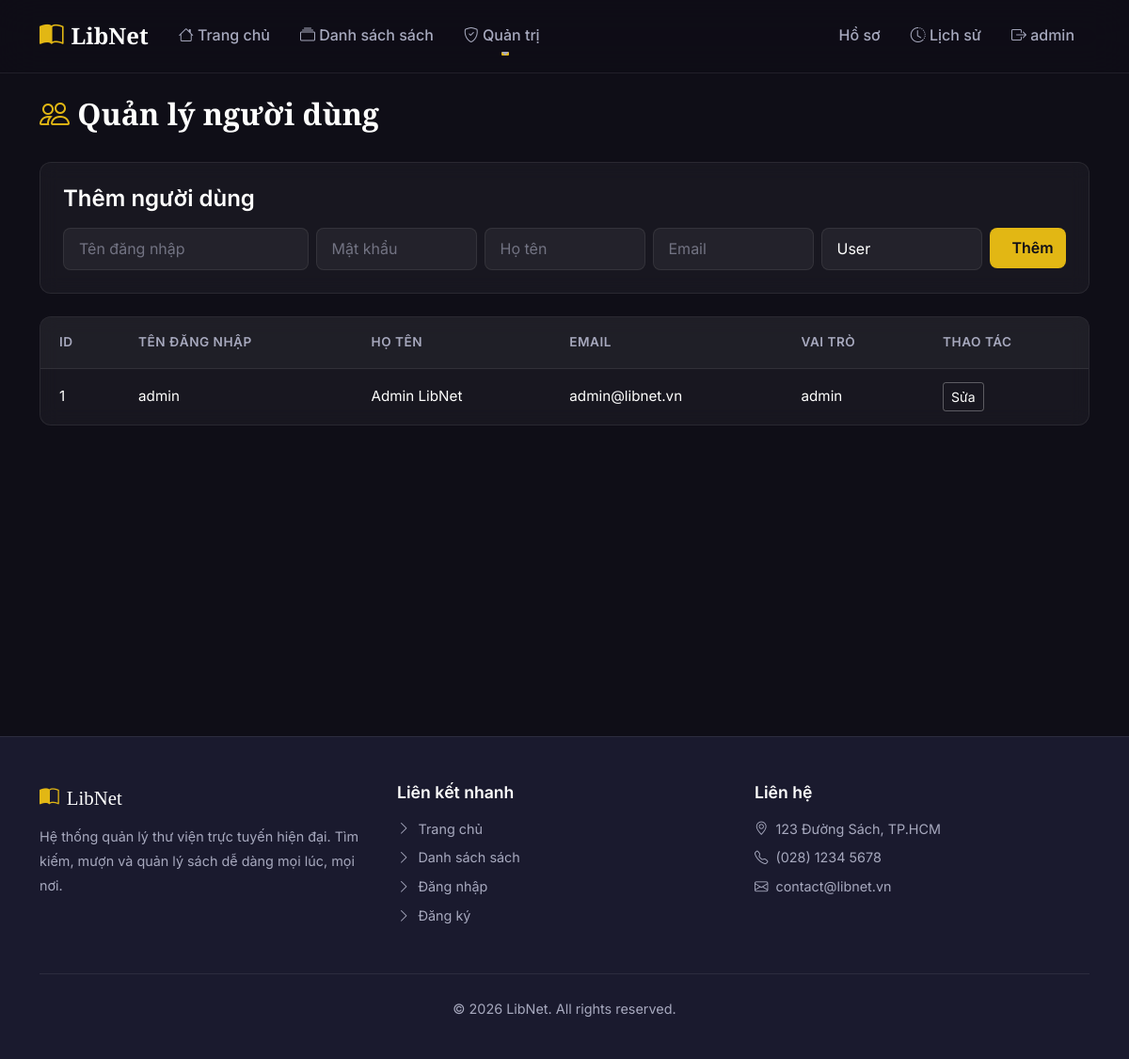
The app's page /admin/users (signed in) with its own data.
### app/models.py (models this page shows)
class User(UserMixin, db.Model):
    id = db.Column(db.Integer, primary_key=True)
    username = db.Column(db.String(150), unique=True, nullable=False)
    password = db.Column(db.String(150), nullable=False) # Will store MD5 hashes (vulnerable)
    role = db.Column(db.String(50), default='user') # 'admin' or 'user'
    avatar = db.Column(db.String(255), default='default.svg')
    full_name = db.Column(db.String(150), nullable=True)
    email = db.Column(db.String(150), nullable=True)

### app/admin/routes.py (the view, shortened to what this page needs)
@bp.route('/users', methods=['GET', 'POST'])
@login_required
@admin_required
def users():
    users_list = User.query.order_by(User.id.asc()).all()
    return render_template('admin/users.html', users=users_list)

### app/templates/admin/users.html (shortened to what this page needs)
{% extends 'base.html' %}
{% block content %}
<div class="container py-4">
    <div class="section-title">
        <h2><i class="bi bi-people text-accent"></i> Quản lý người dùng</h2>
    </div>
    <div class="glass-card p-4 mb-4">
        <h4 class="mb-3">Thêm người dùng</h4>
        <form method="POST">
            <div class="row g-2">
                <div class="col-md-3">
                    <input type="text" name="username" class="form-control" placeholder="Tên đăng nhập" required>
                </div>
                <div class="col-md-2">
                    <input type="password" name="password" class="form-control" placeholder="Mật khẩu" required>
                </div>
                <div class="col-md-2">
                    <input type="text" name="full_name" class="form-control" placeholder="Họ tên">
                </div>
                <div class="col-md-2">
                    <input type="email" name="email" class="form-control" placeholder="Email">
                </div>
                <div class="col-md-2">
                    <select name="role" class="form-select">
                        <option value="user">User</option>
                    </select>
                </div>
                <div class="col-md-1">
                    <button type="submit" class="btn btn-accent w-100">Thêm</button>
                </div>
            </div>
        </form>
    </div>
    <div class="glass-card p-0 overflow-hidden">
        <div class="table-responsive">
            <table class="custom-table mb-0">
                <thead>
                    <tr>
                        <th>ID</th>
                        <th>Tên đăng nhập</th>
                        <th>Họ tên</th>
                        <th>Email</th>
                        <th>Vai trò</th>
                        <th>Thao tác</th>
                    </tr>
                </thead>
                <tbody>
                    {% for u in users %}
                    <tr>
                        <td>{{ u.id }}</td>
                        <td>{{ u.username }}</td>
                        <td>{{ u.full_name or '—' }}</td>
                        <td>{{ u.email or '—' }}</td>
                        <td>{{ u.role }}</td>
                        <td>
                            <button class="btn btn-outline-light btn-sm" data-bs-toggle="modal" data-bs-target="#editUser{{ u.id }}">Sửa</button>
                        </td>
                    </tr>
                    {% endfor %}
                </tbody>
            </table>
        </div>
    </div>
</div>
{% endblock %}

### app/templates/base.html (shortened to what this page needs)
<!DOCTYPE html>
<html lang="vi">
<head>
    <link href="https://cdn.jsdelivr.net/npm/bootstrap@5.1.3/dist/css/bootstrap.min.css" rel="stylesheet">
    <link href="https://cdn.jsdelivr.net/npm/bootstrap-icons@1.10.0/font/bootstrap-icons.css" rel="stylesheet">
    <link href="{{ url_for('static', filename='css/style.css') }}" rel="stylesheet">
</head>
<body>
    <nav class="navbar navbar-expand-lg navbar-custom">
        <div class="container">
            <a class="navbar-brand" href="{{ url_for('main.index') }}">
                <i class="bi bi-book-half"></i> LibNet
            </a>
            <div class="collapse navbar-collapse" id="navMain">
                <ul class="navbar-nav me-auto">
                    <li class="nav-item">
                        <a class="nav-link" href="{{ url_for('main.index') }}">
                            <i class="bi bi-house"></i> Trang chủ
                        </a>
                    </li>
                    <li class="nav-item">
                        <a class="nav-link" href="{{ url_for('main.books') }}">
                            <i class="bi bi-collection"></i> Danh sách sách
                        </a>
                    </li>
                    {% if current_user.is_authenticated and current_user.role == 'admin' %}
                    <li class="nav-item dropdown">
                        <a class="nav-link dropdown-toggle" href="#" id="adminDropdown" role="button" data-bs-toggle="dropdown">
                            <i class="bi bi-shield-check"></i> Quản trị
                        </a>
                    </li>
                    {% endif %}
                </ul>
                <ul class="navbar-nav ms-auto">
                    {% if current_user.is_authenticated %}
                    <li class="nav-item">
                        <a class="nav-link" href="{{ url_for('user.profile') }}">
                            Hồ sơ
                        </a>
                    </li>
                    <li class="nav-item">
                        <a class="nav-link" href="{{ url_for('user.borrow_history') }}">
                            <i class="bi bi-clock-history"></i> Lịch sử
                        </a>
                    </li>
                    <li class="nav-item">
                        <a class="nav-link" href="{{ url_for('auth.logout') }}">
                            <i class="bi bi-box-arrow-right"></i> {{ current_user.username }}
                        </a>
                    </li>
                    {% endif %}
                </ul>
            </div>
        </div>
    </nav>
    <main class="main-content">
        {% block content %}{% endblock %}
    </main>
    <footer class="footer">
        <div class="container">
            <div class="row">
                <div class="col-lg-4 col-md-6 mb-4 mb-lg-0">
                    <div class="footer-brand">
                        <i class="bi bi-book-half"></i> LibNet
                    </div>
                    <p>Hệ thống quản lý thư viện trực tuyến hiện đại. Tìm kiếm, mượn và quản lý sách dễ dàng mọi lúc, mọi nơi.</p>
                </div>
                <div class="col-lg-4 col-md-6 mb-4 mb-lg-0">
                    <h5>Liên kết nhanh</h5>
                    <ul class="footer-links">
                        <li><a href="{{ url_for('main.index') }}"><i class="bi bi-chevron-right"></i> Trang chủ</a></li>
                        <li><a href="{{ url_for('main.books') }}"><i class="bi bi-chevron-right"></i> Danh sách sách</a></li>
                        <li><a href="{{ url_for('auth.login') }}"><i class="bi bi-chevron-right"></i> Đăng nhập</a></li>
                        <li><a href="{{ url_for('auth.register') }}"><i class="bi bi-chevron-right"></i> Đăng ký</a></li>
                    </ul>
                </div>
                <div class="col-lg-4 col-md-6">
                    <h5>Liên hệ</h5>
                    <ul class="footer-links">
                        <li><a href="#"><i class="bi bi-geo-alt"></i> 123 Đường Sách, TP.HCM</a></li>
                        <li><a href="#"><i class="bi bi-telephone"></i> (028) 1234 5678</a></li>
                        <li><a href="#"><i class="bi bi-envelope"></i> contact@libnet.vn</a></li>
                    </ul>
                </div>
            </div>
            <div class="footer-bottom">
                <p>&copy; 2026 LibNet. All rights reserved.</p>
            </div>
        </div>
    </footer>
</body>
</html>

### records on screen
User: username "admin", id "1", full_name "Admin LibNet", email "admin@libnet.vn", role "admin"
